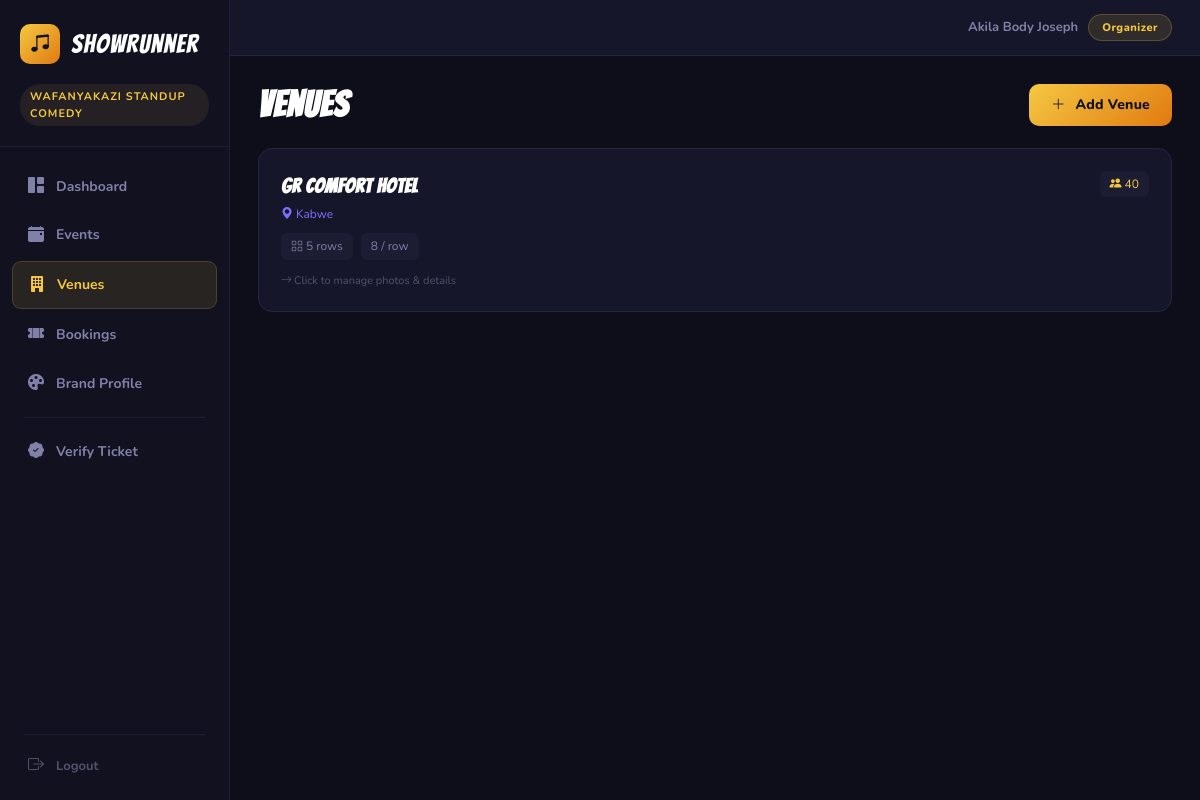
/org/venues (signed in), run on an earlier commit of the app's database.
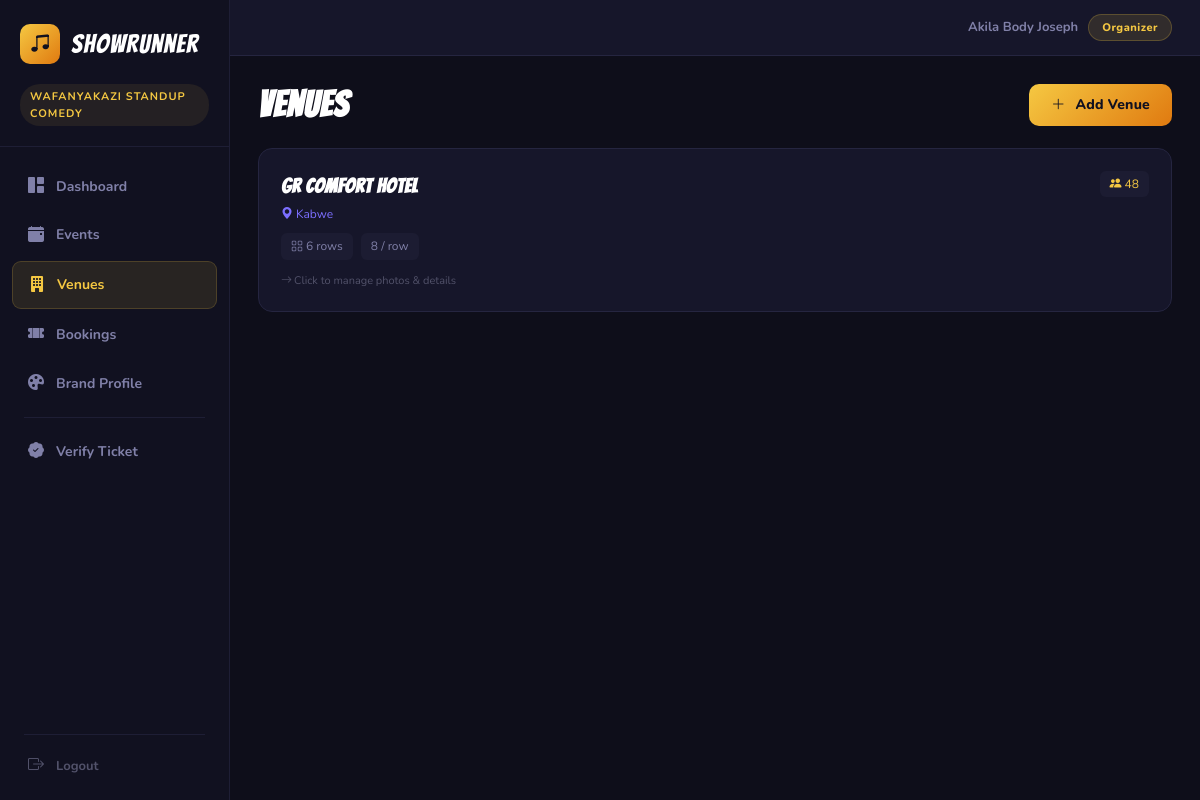
And on a later commit of the database.
### tables this page shows
CREATE TABLE venues (
            id TEXT PRIMARY KEY,
            organizer_id TEXT NOT NULL,
            name TEXT NOT NULL,
            location TEXT NOT NULL,
            rows INTEGER NOT NULL DEFAULT 5,
            seats_per_row INTEGER NOT NULL DEFAULT 8,
            capacity INTEGER NOT NULL,
            created_at TEXT NOT NULL, row_config TEXT, row_names TEXT,
            FOREIGN KEY (organizer_id) REFERENCES organizers(id)
        );

### app.py (the view)
@app.route("/org/venues")
@require_organizer
def org_venues_list():
    org_id = session["organizer_id"]
    conn   = get_db()
    venues = conn.execute("SELECT * FROM venues WHERE organizer_id=? ORDER BY name", (org_id,)).fetchall()
    conn.close()
    return render_template("venues.html", venues=venues)

### app.py (called while the page is built)
def get_db():
    conn = sqlite3.connect(DATABASE)
    conn.row_factory = sqlite3.Row
    conn.execute("PRAGMA foreign_keys = ON")
    return conn

def require_organizer(f):
    @wraps(f)
    def decorated(*args, **kwargs):
        if not session.get("organizer_id"):
            flash("Please log in as an organizer.", "error")
            return redirect(url_for("org_login"))
        return f(*args, **kwargs)
    return decorated

@app.context_processor
def inject_session_info():
    organizer_id = session.get("organizer_id")
    user_id      = session.get("user_id")
    organizer    = None
    user         = None
    if organizer_id:
        conn = get_db()
        organizer = conn.execute("SELECT * FROM organizers WHERE id = ?", (organizer_id,)).fetchone()
        conn.close()
    if user_id:
        conn = get_db()
        user = conn.execute("SELECT * FROM users WHERE id = ?", (user_id,)).fetchone()
        conn.close()
    return {"current_organizer": organizer, "current_user": user}

### templates/venues.html (shortened to what this page needs)
{% extends "base.html" %}
{% block content %}
<div class="page-header">
    <h2 class="page-title" style="margin-bottom:0">Venues</h2>
    <a href="{{ url_for('org_create_venue') }}" class="btn btn-primary">
        <i class="bi bi-plus-lg" style="margin-right:4px"></i>Add Venue
    </a>
</div>
{% if venues %}
<div style="display:grid;grid-template-columns:repeat(auto-fit,minmax(300px,1fr));gap:16px">
    {% for v in venues %}
    <a href="{{ url_for('org_venue_detail', venue_id=v.id) }}" class="card card-clickable animate-in"
       style="display:block;animation-delay:{{ loop.index0 * 0.08 }}s">
        <div style="display:flex;justify-content:space-between;align-items:flex-start">
            <div>
                <h3 style="font-family:var(--font-display);font-size:20px;color:#fff;letter-spacing:0.5px">{{ v.name }}</h3>
                <p style="font-size:12px;color:var(--accent-purple);margin-top:3px">
                    <i class="bi bi-geo-alt-fill" style="margin-right:3px"></i>{{ v.location }}
                </p>
            </div>
            <span class="tag tag-gold" style="flex-shrink:0;margin-left:8px">
                <i class="bi bi-people-fill" style="margin-right:3px"></i>{{ v.capacity }}
            </span>
        </div>
        <div class="tags" style="margin-top:10px">
            <span class="tag"><i class="bi bi-grid" style="margin-right:3px"></i>{{ v.rows }} rows</span>
            <span class="tag">{{ v.seats_per_row }} / row</span>
        </div>
        <p style="font-size:11px;color:var(--text-muted);margin-top:12px">
            <i class="bi bi-arrow-right" style="margin-right:2px"></i>Click to manage photos &amp; details
        </p>
    </a>
    {% endfor %}
</div>
{% else %}
<div class="empty-state">
    No venues added yet.
    <br><a href="{{ url_for('org_create_venue') }}" style="color:var(--accent-gold)">Add your first venue</a>
</div>
{% endif %}
{% endblock %}

What changed in the data, as far as the page shows it:
changed venues "GR Comfort Hotel": capacity "40" → "48"; rows "5" → "6"
